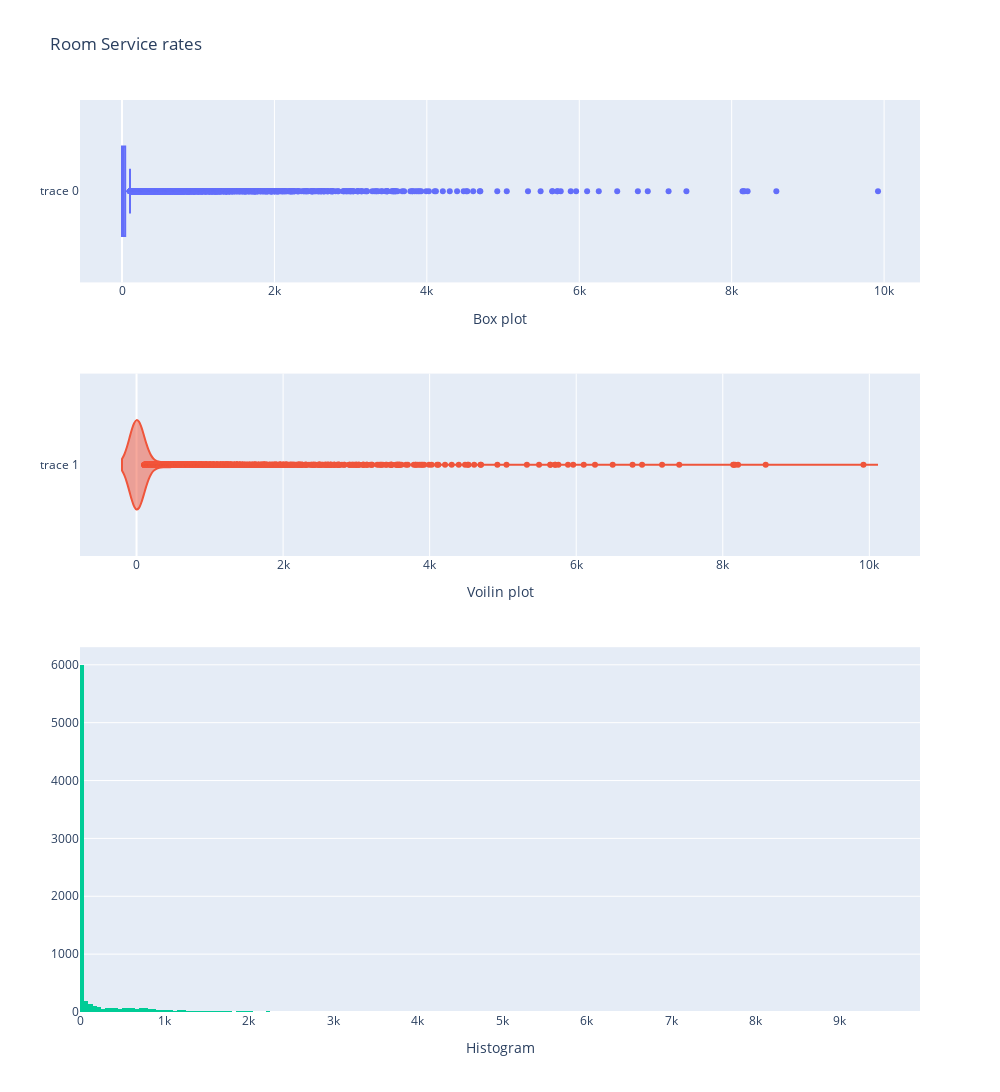

Notebook code for this chart:
### Code cell
Plots(train_df_1, x='RoomService', title = 'Room Service rates')

### Figure 1 — Plotly figure (JSON) as saved in the notebook; plotly's stock layout.template omitted (floating-point values rounded to 4 significant figures; data arrays with more than 128 entries replaced by an {"elided": "..."} marker saying what was removed)
{"data": [{"type": "box", "x": {"elided": "7920 int values"}, "xaxis": "x", "yaxis": "y"}, {"type": "violin", "x": {"elided": "7920 int values"}, "xaxis": "x2", "yaxis": "y2"}, {"type": "histogram", "x": {"elided": "7920 int values"}, "xaxis": "x3", "yaxis": "y3"}], "layout": {"height": 1200, "showlegend": false, "title": {"text": "Room Service rates"}, "width": 1000, "xaxis": {"anchor": "y", "domain": [0, 1], "title": {"text": "Box plot"}}, "xaxis2": {"anchor": "y2", "domain": [0, 1], "title": {"text": "Voilin plot"}}, "xaxis3": {"anchor": "y3", "domain": [0, 1], "title": {"text": "Histogram"}}, "yaxis": {"anchor": "x", "domain": [0.8, 1]}, "yaxis2": {"anchor": "x2", "domain": [0.5, 0.7]}, "yaxis3": {"anchor": "x3", "domain": [0, 0.4]}}}
